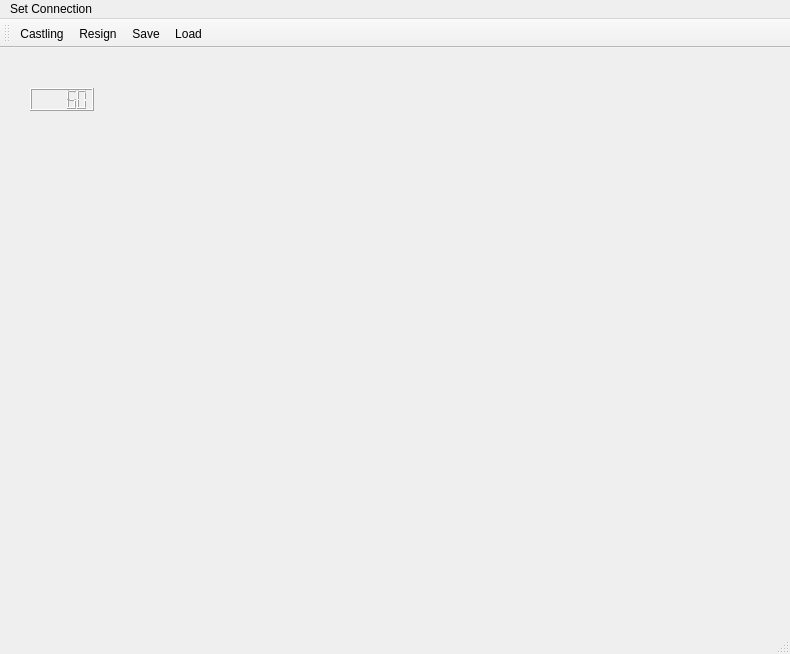
<?xml version="1.0" encoding="UTF-8"?>
<ui version="4.0">
 <class>MainWindow</class>
 <widget class="QMainWindow" name="MainWindow">
  <property name="geometry">
   <rect>
    <x>0</x>
    <y>0</y>
    <width>790</width>
    <height>654</height>
   </rect>
  </property>
  <property name="windowTitle">
   <string>MainWindow</string>
  </property>
  <widget class="boardWidget" name="centralWidget">
   <widget class="QLCDNumber" name="lcdNumber">
    <property name="geometry">
     <rect>
      <x>30</x>
      <y>40</y>
      <width>64</width>
      <height>23</height>
     </rect>
    </property>
    <property name="font">
     <font>
      <family>Agency FB</family>
      <pointsize>20</pointsize>
      <weight>50</weight>
      <bold>false</bold>
     </font>
    </property>
    <property name="lineWidth">
     <number>1</number>
    </property>
    <property name="midLineWidth">
     <number>0</number>
    </property>
    <property name="value" stdset="0">
     <double>60.000000000000000</double>
    </property>
   </widget>
  </widget>
  <widget class="QMenuBar" name="menuBar">
   <property name="geometry">
    <rect>
     <x>0</x>
     <y>0</y>
     <width>790</width>
     <height>26</height>
    </rect>
   </property>
   <widget class="QMenu" name="menuSet_Connection">
    <property name="title">
     <string>Set Connection</string>
    </property>
    <addaction name="actionCreateServer"/>
    <addaction name="actioncConnectServer"/>
   </widget>
   <addaction name="menuSet_Connection"/>
  </widget>
  <widget class="QToolBar" name="mainToolBar">
   <attribute name="toolBarArea">
    <enum>TopToolBarArea</enum>
   </attribute>
   <attribute name="toolBarBreak">
    <bool>false</bool>
   </attribute>
   <addaction name="actionCastling"/>
   <addaction name="actionResign"/>
   <addaction name="actionSave"/>
   <addaction name="actionLoad"/>
  </widget>
  <widget class="QStatusBar" name="statusBar"/>
  <action name="actionCreateServer">
   <property name="text">
    <string>Create a server</string>
   </property>
  </action>
  <action name="actioncConnectServer">
   <property name="text">
    <string>Connect to a server</string>
   </property>
  </action>
  <action name="actionCastling">
   <property name="text">
    <string>Castling</string>
   </property>
  </action>
  <action name="actionResign">
   <property name="text">
    <string>Resign</string>
   </property>
  </action>
  <action name="actionSave">
   <property name="text">
    <string>Save</string>
   </property>
  </action>
  <action name="actionLoad">
   <property name="text">
    <string>Load</string>
   </property>
  </action>
 </widget>
 <layoutdefault spacing="6" margin="11"/>
 <customwidgets>
  <customwidget>
   <class>boardWidget</class>
   <extends>QWidget</extends>
   <header>boardwidget.h</header>
   <container>1</container>
  </customwidget>
 </customwidgets>
 <resources/>
 <connections/>
</ui>
